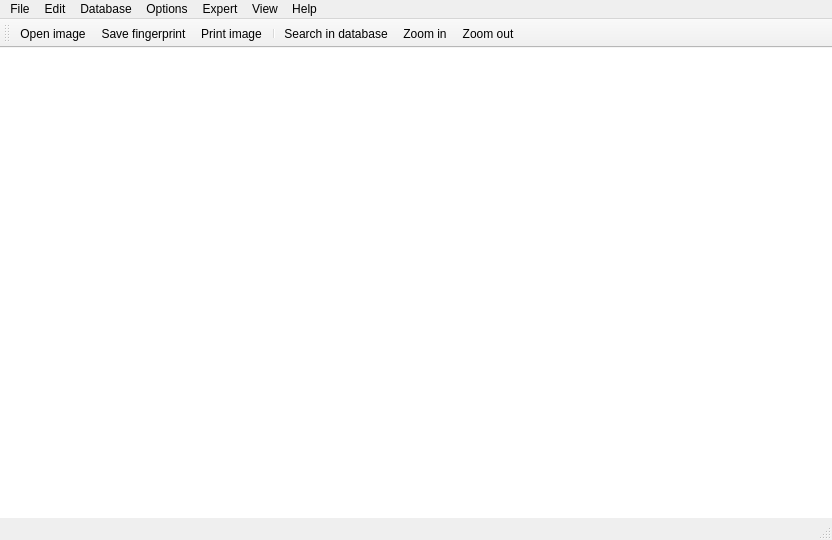
<?xml version="1.0" encoding="UTF-8"?>
<ui version="4.0">
 <class>ClassicWindow</class>
 <widget class="QMainWindow" name="ClassicWindow">
  <property name="geometry">
   <rect>
    <x>0</x>
    <y>0</y>
    <width>832</width>
    <height>540</height>
   </rect>
  </property>
  <property name="windowTitle">
   <string>I3S: Interactive Individual Identification System(Classic)</string>
  </property>
  <property name="windowIcon">
   <iconset>
    <normaloff>:/images/i3spicon.gif</normaloff>:/images/i3spicon.gif</iconset>
  </property>
  <property name="documentMode">
   <bool>false</bool>
  </property>
  <widget class="QWidget" name="centralWidget">
   <property name="sizePolicy">
    <sizepolicy hsizetype="Preferred" vsizetype="Preferred">
     <horstretch>0</horstretch>
     <verstretch>0</verstretch>
    </sizepolicy>
   </property>
   <layout class="QGridLayout" name="gridLayout">
    <property name="leftMargin">
     <number>0</number>
    </property>
    <property name="topMargin">
     <number>0</number>
    </property>
    <property name="rightMargin">
     <number>0</number>
    </property>
    <property name="bottomMargin">
     <number>0</number>
    </property>
    <property name="horizontalSpacing">
     <number>6</number>
    </property>
    <item row="0" column="0">
     <widget class="QGraphicsView" name="graphicsView">
      <property name="sizePolicy">
       <sizepolicy hsizetype="Expanding" vsizetype="Expanding">
        <horstretch>0</horstretch>
        <verstretch>0</verstretch>
       </sizepolicy>
      </property>
      <property name="minimumSize">
       <size>
        <width>400</width>
        <height>200</height>
       </size>
      </property>
      <property name="frameShape">
       <enum>QFrame::NoFrame</enum>
      </property>
      <property name="frameShadow">
       <enum>QFrame::Sunken</enum>
      </property>
      <property name="lineWidth">
       <number>1</number>
      </property>
      <property name="alignment">
       <set>Qt::AlignCenter</set>
      </property>
     </widget>
    </item>
   </layout>
  </widget>
  <widget class="QMenuBar" name="menuBar">
   <property name="geometry">
    <rect>
     <x>0</x>
     <y>0</y>
     <width>832</width>
     <height>22</height>
    </rect>
   </property>
   <widget class="QMenu" name="menuFile">
    <property name="title">
     <string>File</string>
    </property>
    <addaction name="actionOpen_image"/>
    <addaction name="actionSave_fingerprint"/>
    <addaction name="actionClose_image"/>
    <addaction name="actionPrint_image"/>
    <addaction name="separator"/>
    <addaction name="actionExit"/>
   </widget>
   <widget class="QMenu" name="menuEdit">
    <property name="title">
     <string>Edit</string>
    </property>
    <addaction name="actionUndo"/>
    <addaction name="actionRedo"/>
   </widget>
   <widget class="QMenu" name="menuDatabase">
    <property name="title">
     <string>Database</string>
    </property>
    <addaction name="actionSearch_in_database"/>
    <addaction name="actionInsert_in_database"/>
    <addaction name="actionReload_database"/>
    <addaction name="actionChange_database"/>
    <addaction name="actionNew_Database"/>
    <addaction name="actionRename_database"/>
    <addaction name="actionEdit_database_list"/>
    <addaction name="actionEdit_metadata"/>
    <addaction name="actionBatch_compare"/>
    <addaction name="actionProcess_batch_results"/>
   </widget>
   <widget class="QMenu" name="menuOptions">
    <property name="title">
     <string>Options</string>
    </property>
    <addaction name="actionOptions_results"/>
    <addaction name="actionOptions_general"/>
   </widget>
   <widget class="QMenu" name="menuHelp">
    <property name="title">
     <string>Help</string>
    </property>
    <addaction name="actionOpen_manual"/>
    <addaction name="actionCheck_for_updates"/>
    <addaction name="actionGo_to_the_I3S_website"/>
    <addaction name="actionVideo_tutorials_at_the_I3S_YouTube_channel"/>
    <addaction name="actionFollow_us_on_facebook"/>
    <addaction name="actionAbout_I3S"/>
   </widget>
   <widget class="QMenu" name="menuExpert">
    <property name="title">
     <string>Expert</string>
    </property>
    <addaction name="actionSimple_evaluation"/>
    <addaction name="actionElaborate_evaluation"/>
    <addaction name="actionRedo_database"/>
    <addaction name="actionRedo_individual"/>
   </widget>
   <widget class="QMenu" name="menuView">
    <property name="title">
     <string>View</string>
    </property>
    <addaction name="actionZoom_in"/>
    <addaction name="actionZoom_out"/>
    <addaction name="actionShow_Toolbar"/>
   </widget>
   <addaction name="menuFile"/>
   <addaction name="menuEdit"/>
   <addaction name="menuDatabase"/>
   <addaction name="menuOptions"/>
   <addaction name="menuExpert"/>
   <addaction name="menuView"/>
   <addaction name="menuHelp"/>
  </widget>
  <widget class="QToolBar" name="mainToolBar">
   <property name="floatable">
    <bool>false</bool>
   </property>
   <attribute name="toolBarArea">
    <enum>TopToolBarArea</enum>
   </attribute>
   <attribute name="toolBarBreak">
    <bool>false</bool>
   </attribute>
   <addaction name="actionOpen_image"/>
   <addaction name="actionSave_fingerprint"/>
   <addaction name="actionPrint_image"/>
   <addaction name="separator"/>
   <addaction name="actionSearch_in_database"/>
   <addaction name="actionZoom_in"/>
   <addaction name="actionZoom_out"/>
  </widget>
  <widget class="QStatusBar" name="statusBar"/>
  <action name="actionOpen_image">
   <property name="icon">
    <iconset resource="../resources.qrc">
     <normaloff>:/images/newFile.svg</normaloff>:/images/newFile.svg</iconset>
   </property>
   <property name="text">
    <string>Open image</string>
   </property>
   <property name="shortcut">
    <string>Ctrl+O</string>
   </property>
   <property name="visible">
    <bool>true</bool>
   </property>
   <property name="iconVisibleInMenu">
    <bool>false</bool>
   </property>
   <property name="shortcutVisibleInContextMenu">
    <bool>true</bool>
   </property>
  </action>
  <action name="actionSave_fingerprint">
   <property name="icon">
    <iconset resource="../resources.qrc">
     <normaloff>:/images/save.svg</normaloff>
     <normalon>:/images/Save.png</normalon>:/images/save.svg</iconset>
   </property>
   <property name="text">
    <string>Save fingerprint</string>
   </property>
   <property name="toolTip">
    <string>Save the current file</string>
   </property>
   <property name="shortcut">
    <string>Ctrl+S</string>
   </property>
   <property name="iconVisibleInMenu">
    <bool>false</bool>
   </property>
  </action>
  <action name="actionClose_image">
   <property name="text">
    <string>Close image</string>
   </property>
  </action>
  <action name="actionPrint_image">
   <property name="icon">
    <iconset resource="../resources.qrc">
     <normaloff>:/images/print.svg</normaloff>
     <normalon>:/images/Print.png</normalon>:/images/print.svg</iconset>
   </property>
   <property name="text">
    <string>Print image</string>
   </property>
   <property name="toolTip">
    <string>Print the current individual</string>
   </property>
   <property name="shortcut">
    <string>Ctrl+P</string>
   </property>
   <property name="iconVisibleInMenu">
    <bool>false</bool>
   </property>
  </action>
  <action name="actionExit">
   <property name="text">
    <string>Exit</string>
   </property>
   <property name="shortcut">
    <string>Ctrl+X</string>
   </property>
  </action>
  <action name="actionUndo">
   <property name="text">
    <string>Undo</string>
   </property>
   <property name="shortcut">
    <string>Ctrl+Z</string>
   </property>
  </action>
  <action name="actionRedo">
   <property name="text">
    <string>Redo</string>
   </property>
   <property name="shortcut">
    <string>Ctrl+Y</string>
   </property>
  </action>
  <action name="actionSearch_in_database">
   <property name="icon">
    <iconset resource="../resources.qrc">
     <normaloff>:/images/search.svg</normaloff>
     <normalon>:/images/Search.png</normalon>:/images/search.svg</iconset>
   </property>
   <property name="text">
    <string>Search in database</string>
   </property>
   <property name="toolTip">
    <string>Pop-up search window</string>
   </property>
   <property name="iconVisibleInMenu">
    <bool>false</bool>
   </property>
  </action>
  <action name="actionInsert_in_database">
   <property name="text">
    <string>Insert in database</string>
   </property>
  </action>
  <action name="actionReload_database">
   <property name="text">
    <string>Reload database</string>
   </property>
  </action>
  <action name="actionChange_database">
   <property name="text">
    <string>Change database</string>
   </property>
  </action>
  <action name="actionNew_Database">
   <property name="text">
    <string>New database</string>
   </property>
  </action>
  <action name="actionRename_database">
   <property name="text">
    <string>Rename database</string>
   </property>
  </action>
  <action name="actionEdit_database_list">
   <property name="text">
    <string>Edit database list</string>
   </property>
  </action>
  <action name="actionEdit_metadata">
   <property name="text">
    <string>Edit metadata</string>
   </property>
  </action>
  <action name="actionBatch_compare">
   <property name="text">
    <string>Batch compare</string>
   </property>
  </action>
  <action name="actionProcess_batch_results">
   <property name="text">
    <string>Process batch results</string>
   </property>
  </action>
  <action name="actionOptions_results">
   <property name="text">
    <string>Options results</string>
   </property>
  </action>
  <action name="actionOptions_general">
   <property name="text">
    <string>Options general</string>
   </property>
  </action>
  <action name="actionOpen_manual">
   <property name="icon">
    <iconset resource="../resources.qrc">
     <normaloff>:/images/manual.svg</normaloff>
     <normalon>:/images/questionmark.png</normalon>:/images/manual.svg</iconset>
   </property>
   <property name="text">
    <string>Open manual</string>
   </property>
  </action>
  <action name="actionCheck_for_updates">
   <property name="icon">
    <iconset resource="../resources.qrc">
     <normaloff>:/images/refresh.svg</normaloff>:/images/refresh.svg</iconset>
   </property>
   <property name="text">
    <string>Check for updates...</string>
   </property>
  </action>
  <action name="actionGo_to_the_I3S_website">
   <property name="icon">
    <iconset resource="../resources.qrc">
     <normaloff>:/images/classicIcon.svg</normaloff>
     <normalon>:/images/i3sweb.jpg</normalon>:/images/classicIcon.svg</iconset>
   </property>
   <property name="text">
    <string>Go to the I3S website</string>
   </property>
  </action>
  <action name="actionVideo_tutorials_at_the_I3S_YouTube_channel">
   <property name="icon">
    <iconset resource="../resources.qrc">
     <normaloff>:/images/youtube.svg</normaloff>
     <normalon>:/images/youtube.jpg</normalon>:/images/youtube.svg</iconset>
   </property>
   <property name="text">
    <string>Video tutorials at the I3S YouTube channel</string>
   </property>
  </action>
  <action name="actionFollow_us_on_facebook">
   <property name="icon">
    <iconset resource="../resources.qrc">
     <normaloff>:/images/facebook.svg</normaloff>:/images/facebook.svg</iconset>
   </property>
   <property name="text">
    <string>Follow us on facebook</string>
   </property>
  </action>
  <action name="actionAbout_I3S">
   <property name="icon">
    <iconset resource="../resources.qrc">
     <normaloff>:/images/about.svg</normaloff>:/images/about.svg</iconset>
   </property>
   <property name="text">
    <string>About I3S...</string>
   </property>
  </action>
  <action name="actionZoom_in">
   <property name="icon">
    <iconset resource="../resources.qrc">
     <normaloff>:/images/plus.svg</normaloff>
     <normalon>:/images/PlusK.png</normalon>:/images/plus.svg</iconset>
   </property>
   <property name="text">
    <string>Zoom in</string>
   </property>
   <property name="toolTip">
    <string>Zoom in</string>
   </property>
   <property name="shortcut">
    <string>Ctrl+=</string>
   </property>
   <property name="iconVisibleInMenu">
    <bool>false</bool>
   </property>
  </action>
  <action name="actionZoom_out">
   <property name="icon">
    <iconset resource="../resources.qrc">
     <normaloff>:/images/minus.svg</normaloff>
     <normalon>:/images/MinusK.png</normalon>:/images/minus.svg</iconset>
   </property>
   <property name="text">
    <string>Zoom out</string>
   </property>
   <property name="toolTip">
    <string>Zoom out</string>
   </property>
   <property name="shortcut">
    <string>Ctrl+-</string>
   </property>
   <property name="iconVisibleInMenu">
    <bool>false</bool>
   </property>
  </action>
  <action name="actionSimple_evaluation">
   <property name="text">
    <string>Simple evaluation</string>
   </property>
  </action>
  <action name="actionElaborate_evaluation">
   <property name="text">
    <string>Elaborate evaluation</string>
   </property>
  </action>
  <action name="actionRedo_database">
   <property name="text">
    <string>Redo database</string>
   </property>
  </action>
  <action name="actionRedo_individual">
   <property name="text">
    <string>Redo individual</string>
   </property>
  </action>
  <action name="actionShow_Toolbar">
   <property name="text">
    <string>Show Toolbar</string>
   </property>
  </action>
 </widget>
 <layoutdefault spacing="6" margin="11"/>
 <resources>
  <include location="../resources.qrc"/>
 </resources>
 <connections/>
</ui>
